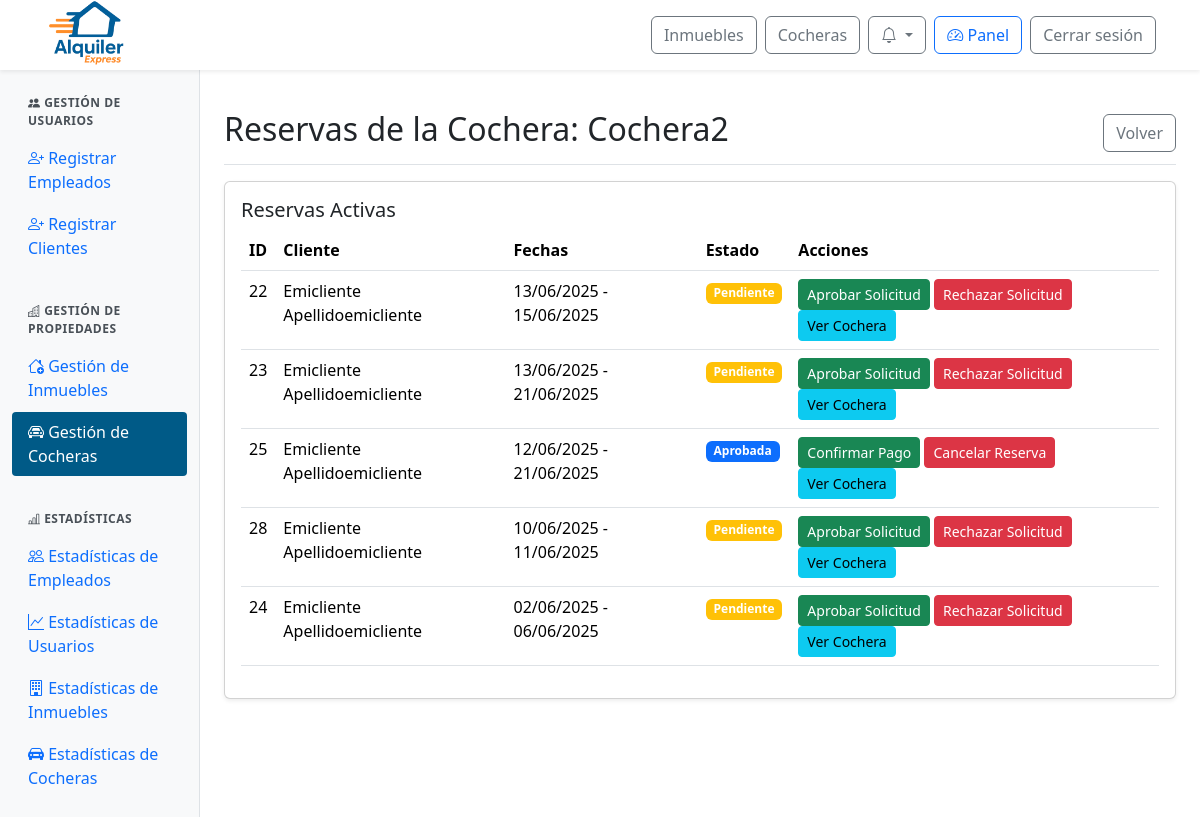
The page /panel/cocheras/reservas/2/ (signed in) on the database as committed earlier.
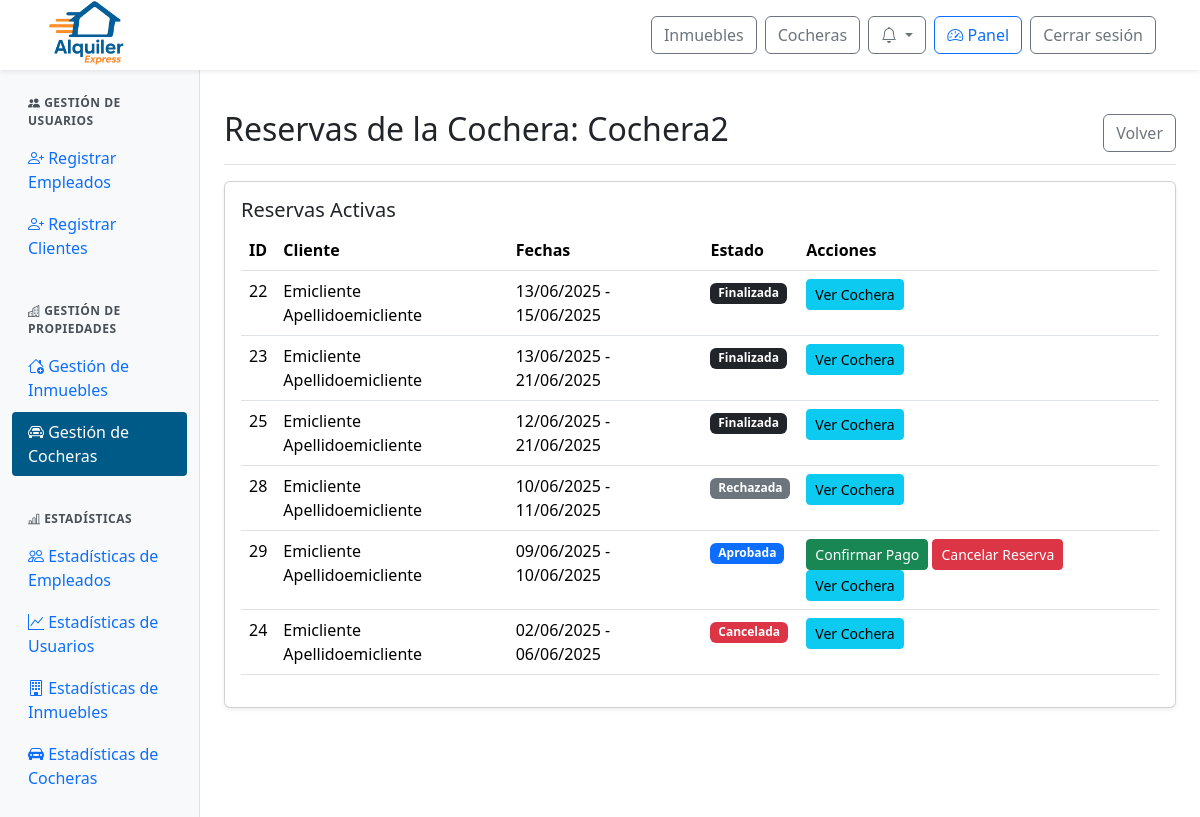
The same page on the database as committed later.
### web/models.py (models this page shows, shortened)
class Reserva(models.Model):
    id_reserva = models.AutoField(primary_key=True)
    fecha_inicio = models.DateField()
    fecha_fin = models.DateField()
    precio_total = models.DecimalField(max_digits=10, decimal_places=2)
    estado = models.ForeignKey(Estado, on_delete=models.SET_NULL, null=True)  # Aquí está el estado FK
    inmueble = models.ForeignKey(Inmueble, null=True, blank=True, on_delete=models.SET_NULL)
    cochera = models.ForeignKey(Cochera, null=True, blank=True, on_delete=models.SET_NULL)
    descripcion = models.TextField()
    def cliente(self):
        rel = ClienteInmueble.objects.filter(reserva=self).first()
        return rel.cliente if rel else None

class ClienteInmueble(models.Model):
    id_cliente_inmueble = models.AutoField(primary_key=True)
    cliente = models.ForeignKey(Perfil, on_delete=models.CASCADE)  # FK a Perfil, no Usuario
    inmueble = models.ForeignKey(Inmueble, null=True, blank=True, on_delete=models.SET_NULL)
    cochera = models.ForeignKey(Cochera, null=True, blank=True, on_delete=models.SET_NULL)
    reserva = models.ForeignKey(Reserva, on_delete=models.CASCADE)

class Perfil(models.Model):
    id_perfil = models.AutoField(primary_key=True)
    usuario = models.OneToOneField(User, on_delete=models.CASCADE)
    dni = models.CharField(max_length=20)

class Estado(models.Model):
    id_estado = models.AutoField(primary_key=True)
    nombre = models.CharField(max_length=100)

### web/views.py (the view)
# urls.py: path('panel/cocheras/reservas/<int:id_cochera>/', views.admin_cocheras_reservas, name='admin_cocheras_reservas'),
@login_required
@user_passes_test(is_admin)
def admin_cocheras_reservas(request, id_cochera):
    cochera = get_object_or_404(Cochera, id_cochera=id_cochera)
    reservas = Reserva.objects.filter(cochera=cochera).order_by('-fecha_inicio')
    return render(request, 'admin/admin_cocheras_reservas.html', {'cochera': cochera, 'reservas': reservas})

### web/context_processors.py (called while the page is built)
def notifications(request):
    if request.user.is_authenticated:
        try:
            return {
                'notificaciones': request.user.perfil.notificacion_set.order_by('-fecha_creacion')[:10],
                'notificaciones_no_leidas': request.user.perfil.notificacion_set.filter(leido=False).count()
            }
        except Exception:
            return {}
    return {}

### web/views.py (called while the page is built)
def is_admin(user):
    return user.is_authenticated and user.is_staff

### web/templates/admin/admin_cocheras_reservas.html (shortened to what this page needs)
{% extends 'admin/admin_base.html' %}
{% load static %}
{% block admin_content %}
<div class="d-flex justify-content-between flex-wrap flex-md-nowrap align-items-center pt-3 pb-2 mb-3 border-bottom">
  <h1 class="h2">Reservas de la Cochera: {{ cochera.nombre }}</h1>
  <a href="{% url 'admin_cocheras' %}" class="btn btn-outline-secondary">Volver</a>
</div>
<div class="card shadow-sm mb-4">
  <div class="card-body">
    <h5 class="card-title">Reservas Activas</h5>
    <div class="table-responsive">
      <table class="table table-hover">
        <thead>
          <tr>
            <th>ID</th>
            <th>Cliente</th>
            <th>Fechas</th>
            <th>Estado</th>
            <th>Acciones</th>
          </tr>
        </thead>
        <tbody>
          {% for reserva in reservas %}
          <tr>
            <td>{{ reserva.id_reserva }}</td>
            <td>
              {% if reserva.cliente %}
                {{ reserva.cliente.usuario.get_full_name|default:reserva.cliente.usuario.username }}
              {% else %}
                Cliente no disponible
              {% endif %}
            </td>
            <td>{{ reserva.fecha_inicio|date:"d/m/Y" }} - {{ reserva.fecha_fin|date:"d/m/Y" }}</td>
            <td>
              <span class="badge
                {% if reserva.estado.nombre == 'Confirmada' %}bg-success
                {% elif reserva.estado.nombre == 'Cancelada' %}bg-danger
                {% elif reserva.estado.nombre == 'Rechazada' %}bg-secondary
                {% elif reserva.estado.nombre == 'Pagada' %}bg-info
                {% elif reserva.estado.nombre == 'Aprobada' %}bg-primary
                {% elif reserva.estado.nombre == 'Pendiente' %}bg-warning
                {% elif reserva.estado.nombre == 'Finalizada' %}bg-dark
                {% else %}bg-warning{% endif %}">
                {{ reserva.estado.nombre }}
              </span>
            </td>
            <td>
              {% if reserva.estado.nombre == 'Pendiente' %}
                <button class="btn btn-sm btn-success" onclick="cambiarEstado('{{ reserva.id_reserva }}', 'Aprobada')">Aprobar Solicitud</button>
                <button class="btn btn-sm btn-danger" onclick="cambiarEstado('{{ reserva.id_reserva }}', 'Rechazada')">Rechazar Solicitud</button>
              {% elif reserva.estado.nombre == 'Aprobada' %}
                <button class="btn btn-sm btn-success" onclick="cambiarEstado('{{ reserva.id_reserva }}', 'Pagada')">Confirmar Pago</button>
                <button class="btn btn-sm btn-danger" onclick="cambiarEstado('{{ reserva.id_reserva }}', 'Cancelada')">Cancelar Reserva</button>
              {% elif reserva.estado.nombre == 'Pagada' %}
                <button class="btn btn-sm btn-success" onclick="cambiarEstado('{{ reserva.id_reserva }}', 'Confirmada')">Confirmar Totalmente</button>
                <button class="btn btn-sm btn-danger" onclick="cambiarEstado('{{ reserva.id_reserva }}', 'Cancelada')">Cancelar Alquiler</button>
              {% elif reserva.estado.nombre == 'Confirmada' %}
                <button class="btn btn-sm btn-success" onclick="cambiarEstado('{{ reserva.id_reserva }}', 'Finalizada')">Terminar Alquiler</button>
                <button class="btn btn-sm btn-danger" onclick="cambiarEstado('{{ reserva.id_reserva }}', 'Cancelada')">Cancelar Alquiler</button>
              {% endif %}
              <a href="{% url 'detalle_cochera' cochera.id_cochera %}" class="btn btn-sm btn-info">Ver Cochera</a>
            </td>
          </tr>
          {% empty %}
          <tr>
            <td colspan="5" class="text-center">No hay reservas activas</td>
          </tr>
          {% endfor %}
        </tbody>
      </table>
    </div>
  </div>
</div>
{% endblock %}

Rows that differ between the two databases and show on the page:
changed Reserva id 22: estado.nombre "Pendiente" → "Finalizada"; no longer shows "Aprobar Solicitud Rechazar Solicitud"
changed Reserva id 23: estado.nombre "Pendiente" → "Finalizada"; no longer shows "Aprobar Solicitud Rechazar Solicitud"
changed Reserva id 25: estado.nombre "Aprobada" → "Finalizada"; no longer shows "Confirmar Pago Cancelar Reserva"
changed Reserva id 28: estado.nombre "Pendiente" → "Rechazada"; no longer shows "Aprobar Solicitud Rechazar Solicitud"
added Reserva: id_reserva "29", cliente.usuario.get_full_name "Emicliente Apellidoemicliente", fecha_inicio "09/06/2025", fecha_fin "10/06/2025", estado.nombre "Aprobada"
changed Reserva id 24: estado.nombre "Pendiente" → "Cancelada"; no longer shows "Aprobar Solicitud Rechazar Solicitud"
